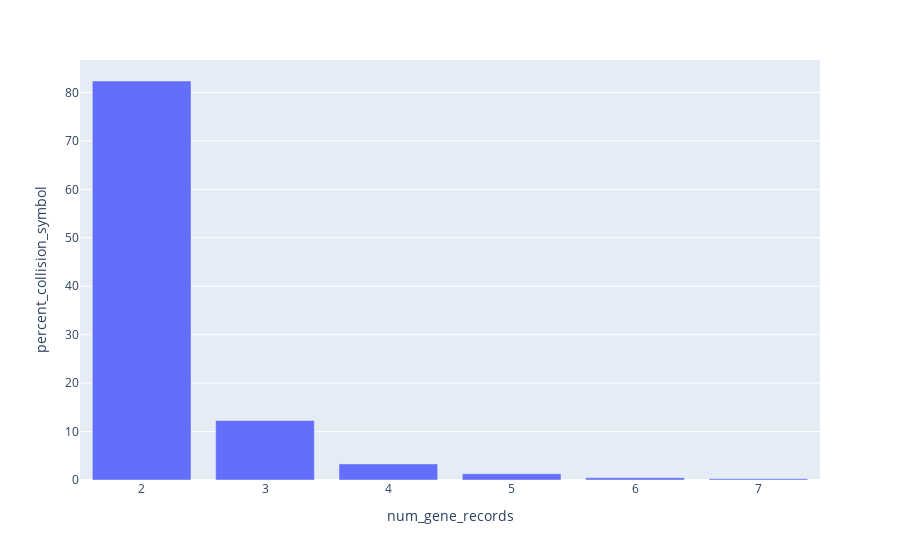

Here is the notebook cell this chart was saved with:
### Code cell
create_aa_collision_histogram(merged_alias_aa_collision_hgnc_df, "HGNC", hgnc_aa_collision_count)

### Figure 1 — Plotly figure (JSON) as saved in the notebook; plotly's stock layout.template omitted (floating-point values rounded to 4 significant figures)
{"data": [{"alignmentgroup": "True", "hovertemplate": "num_gene_records=%{x}<br>percent_collision_symbol=%{y}<extra></extra>", "legendgroup": "", "marker": {"color": "#636efa", "pattern": {"shape": ""}}, "name": "", "offsetgroup": "", "orientation": "v", "showlegend": false, "textposition": "auto", "type": "bar", "x": [2, 3, 4, 5, 6, 7], "xaxis": "x", "y": [82.36, 12.28, 3.324, 1.293, 0.4617, 0.277], "yaxis": "y"}], "layout": {"barmode": "relative", "legend": {"tracegroupgap": 0}, "margin": {"t": 60}, "xaxis": {"anchor": "y", "domain": [0, 1], "title": {"text": "num_gene_records"}}, "yaxis": {"anchor": "x", "domain": [0, 1], "title": {"text": "percent_collision_symbol"}}}}
